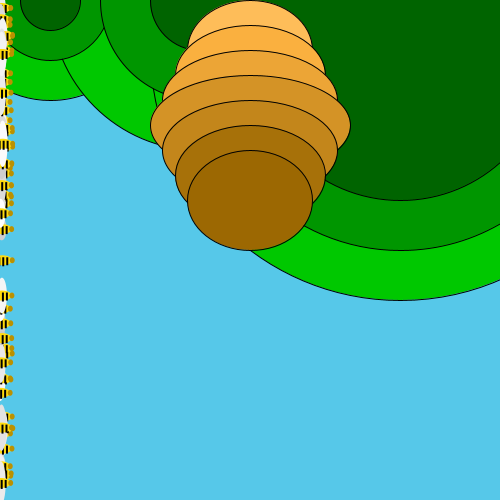
Frame 1 (no input)
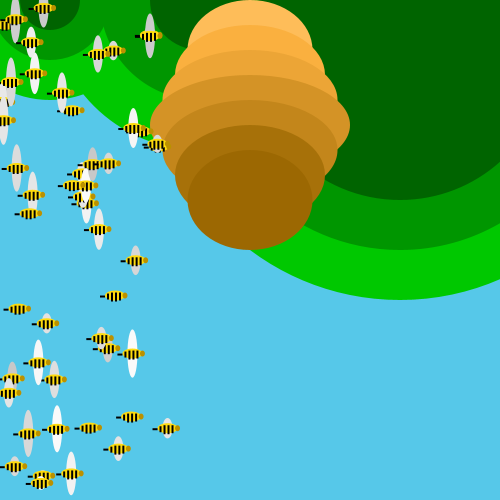
Frame 60 (the mouse pressed at the canvas centre just before this capture)
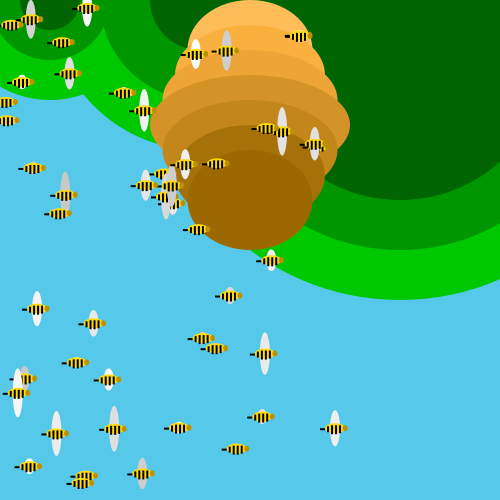
Frame 120 (the mouse held since frame 60 and released just before this capture)

The Processing sketch that drew these frames (run headless with seeded random() and noise(); from frame 60 on, the mouse is pressed at the canvas centre):

// Processing sketch: processing_30627
// ── processing_30627.pde

// Objecto
Car[] abelhas; 

 
void setup(){
  size (500,500); 
   
  int num = 50; 
  abelhas = new Car[num]; 
  
  for ( int i =0; i< num; i++){
      abelhas[i] = new Car ( 0, random (height), random (3));
  }
  
}

void draw(){
  background(86,200,233);

 // Colmeia e arvore
 
 fill(0,200,0);
 ellipse (50,0,200,200);
 ellipse (200,0,300,300);
 ellipse (400,50,500,500);
 fill (0,150,0);
 ellipse (50,0,120,120);
 ellipse (200,0,200,200);
 ellipse (400,50,400,400);
 fill(0,100,0);
 ellipse (50,0,60,60);
 ellipse (200,0,100,100);
 ellipse (400,50,300,300);
 
fill(254,189,89);
  ellipse (250, 50, 125,100);
fill(250,176,63);
  ellipse (250, 75, 150,100);
fill(236,165,54);
  ellipse (250, 100, 175,100);
fill(212,147,38);
  ellipse (250, 125, 200,100);
fill(195,134,27);
  ellipse (250, 150, 175,100);
fill(167,113,9);
  ellipse (250, 175, 150,100);
fill(156,104,2);
  ellipse (250, 200, 125,100);
  
  int num = 50;
  
   for ( int i =0; i< num; i++){
     
     abelhas[i].drive();
      abelhas[i].display();
      
  }

}


//Definir objecto 

class Car{
  
    float xpos; // posiçao horizontal
  float ypos; // posiçao vertical 
  float xspeed; // variavel de velocidade
  
  // Funcao de construçao
 
  Car ( int t_xpos, float t_ypos, float t_xspeed  ){
    
   xpos = t_xpos; 
   ypos = t_ypos; 
   xspeed = t_xspeed; 
  
  }
  
  // Funçao de animaçao
 
  void drive (){
    
    xpos = xpos + xspeed; 
    if ( xpos > width){
     xpos = 0; 
     ypos = (int) random(height); 
      }
    
  }
  
  // Funçao de criaçao
 
  void display (){
noStroke();
    fill(random(200,255)); 
    ellipse (xpos, ypos, 10, random(50)); 
    fill(255,219,13);
    ellipse (xpos, ypos, 20, 10); 
    fill(0);
    rect (xpos, ypos-3, 2,9);
    rect (xpos-4, ypos-3, 2,9);
    rect (xpos-8, ypos-2, 2,6);
    rect (xpos+4, ypos-3, 2,8);
    rect (xpos-15,ypos,5,2);
    fill(187,145,0);
    ellipse (xpos+10,ypos,5,6);
    
  }
  
}
